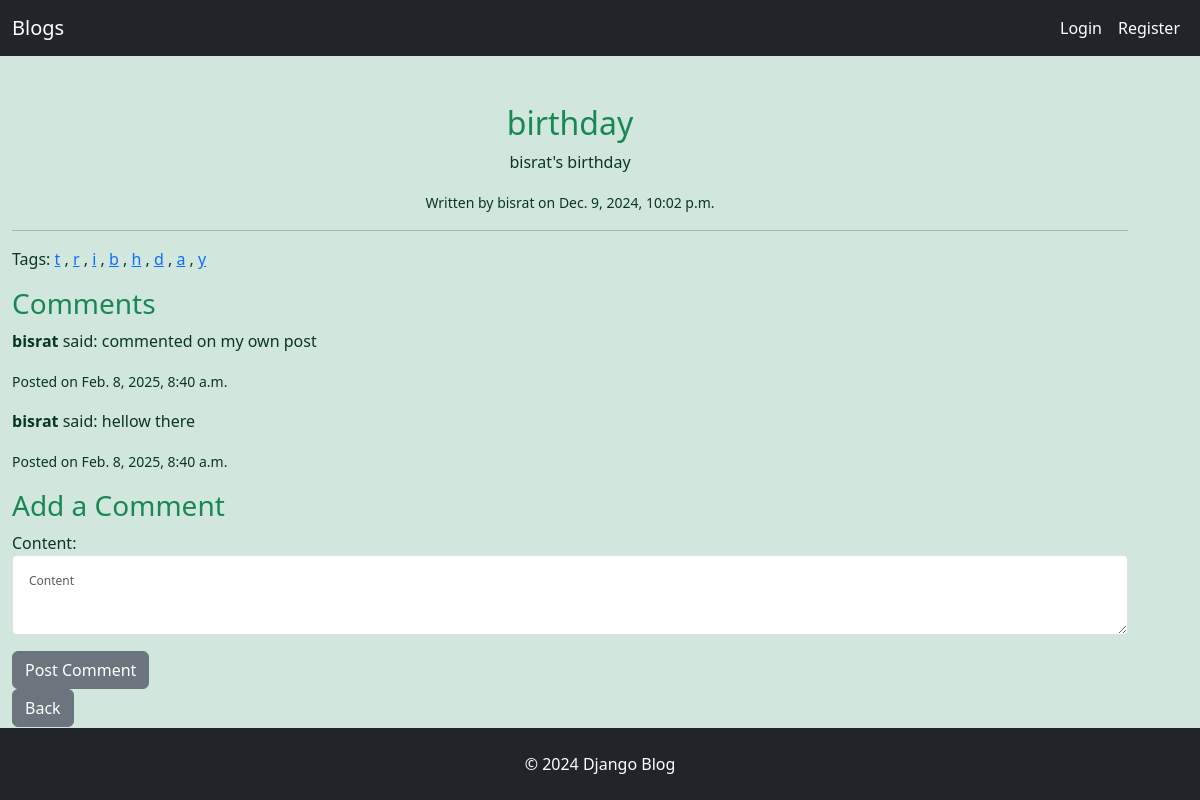
The page /post/39/ on the database its author committed.
### blog/models.py (models this page shows, shortened)
class Post(models.Model):
  tags =  TaggableManager()
  title = models.CharField(max_length=200)
  content = models.TextField()
  published_date = models.DateTimeField(auto_now_add=True)
  author = models.ForeignKey('auth.User', on_delete=models.CASCADE)
  created_at = models.DateTimeField(auto_now=True)

class Comment(models.Model):
  post = models.ForeignKey(Post ,related_name=
  'comments', on_delete=models.CASCADE)
  author = models.ForeignKey('auth.User',on_delete=models.CASCADE)
  content = models.TextField(max_length=200)
  created_at = models.DateTimeField(auto_now = True)
  updated_at = models.DateTimeField(auto_now_add = True)

### blog/views.py (the view)
# urls.py: path('post/<int:pk>/', views.PostDetailView.as_view(), name='post_detail'),
class PostDetailView(DetailView):
    model = Post
    template_name = 'blog/post_detail.html'
    context_object_name = 'post'
    def get_context_data(self, **kwargs):
        context = super().get_context_data(**kwargs)
        context['form'] = CommentForm()  # Create an empty form instance
        context['comments'] = self.object.comments.all()  # Get all comments for the post
        return context
    def post(self, request, *args, **kwargs):
        post = self.get_object()
        if not request.user.is_authenticated:
            messages.error(request, "You must be logged in to comment.")
            return redirect('login')  # Redirect to the login page (adjust 'login' as needed)
        form = CommentForm(request.POST)
        if form.is_valid():
            comment = form.save(commit=False)
            comment.post = post
            comment.author = request.user
            comment.save()
            return redirect('post_detail', pk=post.pk)
        context = self.get_context_data()  # Reuse the context data method
        context['form'] = form  # Add the form with errors to the context
        return self.render_to_response(context)

### blog/forms.py
class CommentForm(forms.ModelForm):
    content = forms.CharField(widget=widgets.Textarea(attrs={'class': 'form-control form-control-sm ','placeholder': 'Content', 'style': 'font-size: 12px; padding: 16px; height: 80px;'  }))
    class Meta:
        model = Comment
        fields = ['content']

### blog/templates/blog/post_detail.html (shortened to what this page needs)
{% extends 'blog/base.html' %}
{% block content %}
  <div class="text-center">
    <h2 class="mt-5 text-success">{{ post.title }}</h2>
    <p>{{ post.content }}</p>
    <small>Written by {{ post.author.username }} on {{ post.created_at }}</small>
    <hr>
  </div>
  <p>Tags:
    {% for tag in post.tags.all %}
      <a href="{% url 'tag_posts' tag.name %}">{{ tag.name }}</a>
      {% if not forloop.last %}, {% endif %}
    {% endfor %}
  </p>
  <h3 class="text-success">Comments</h3>
  {% for comment in comments %}
    <div class="comment">
      <p><strong>{{ comment.author.username }}</strong> said: {{ comment.content }}</p>
      <p><small>Posted on {{ comment.created_at }}</small></p>
    </div>
  {% empty %}
    <p>No comments yet. Be the first to comment!</p>
  {% endfor %}
  <h3 class="text-success">Add a Comment</h3>
  <form method="POST" action="{% url 'post_detail' post.pk %}">
    {{ form.as_p }}
    <button type="submit" class="btn btn-secondary">Post Comment</button>
  </form>
  <button class="btn btn-secondary text-white">
      <a href="{% url 'post_list' %}" style="color: white; text-decoration: none; margin-top:5px;">Back</a>
    </button>
  <br>
{% endblock %}

### rows shown on the page
Post: title "birthday", content "bisrat's birthday", author.username "bisrat", created_at "Dec. 9, 2024, 10:02 p.m."
Tag: name "t"
Tag: name "r"
Tag: name "i"
Tag: name "b"
Tag: name "h"
Tag: name "d"
Tag: name "a"
Tag: name "y"
Comment: author.username "bisrat", content "commented on my own post", created_at "Feb. 8, 2025, 8:40 a.m."
Comment: author.username "bisrat", content "hellow there", created_at "Feb. 8, 2025, 8:40 a.m."
